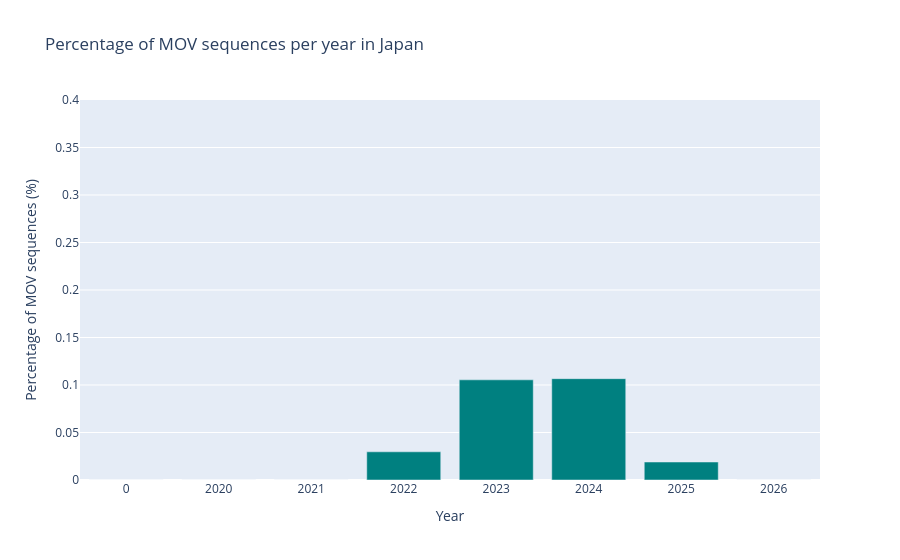

The notebook cell saved with this chart:
### Code cell
# Functon to extract proportion of mov_seqs per country per year
def plot_mov_proportion(df, country):
    df_country = df[df["country"] == country]
    total_seqs = df_country["date"].value_counts().reset_index()
    mov_seqs = df_country[(df_country["LLR"]>3) & (df_country["sum_contexts"]>2)]["date"].value_counts().reset_index()
    #mov_seqs = df_country[df_country["sum_llrs"]>6]["date"].value_counts().reset_index()
    merged = total_seqs.merge(mov_seqs, on=total_seqs.columns[0], how="left").fillna(0)
    merged.columns = ["date", "total_seqs", "mov_seqs"]
    merged["proportion_mov"] = (merged["mov_seqs"] / merged["total_seqs"]) * 100
    merged = merged[merged["date"] != "0"].astype({"date": str})

    fig = px.bar(merged.sort_values(by="date"),
        x="date", y="proportion_mov",
        title=f"Percentage of MOV sequences per year in {country}",
        color_discrete_sequence=["teal"]
    )
    fig.update_layout(xaxis_title="Year", yaxis_title="Percentage of MOV sequences (%)")
    fig.update_yaxes(range=[0, 0.4])
    fig.show()
    #fig.write_image(f"/Users/reem/{country}_MOV_Proportion_per_Year.svg")
    return merged


#plot_mov_proportion(df, country="Australia")      
plot_mov_proportion(df, country="Japan")

### Figure 1 — Plotly figure (JSON) as saved in the notebook; plotly's stock layout.template omitted (floating-point values rounded to 4 significant figures)
{"data": [{"hovertemplate": "date=%{x}<br>proportion_mov=%{y}<extra></extra>", "legendgroup": "", "marker": {"color": "teal", "pattern": {"shape": ""}}, "name": "", "orientation": "v", "showlegend": false, "textposition": "auto", "type": "bar", "x": ["0", "2020", "2021", "2022", "2023", "2024", "2025", "2026"], "xaxis": "x", "y": [0.0, 0.0, 0.0, 0.02968, 0.1054, 0.1067, 0.01894, 0.0], "yaxis": "y"}], "layout": {"barmode": "relative", "legend": {"tracegroupgap": 0}, "title": {"text": "Percentage of MOV sequences per year in Japan"}, "xaxis": {"anchor": "y", "domain": [0, 1], "title": {"text": "Year"}}, "yaxis": {"anchor": "x", "domain": [0, 1], "range": [0, 0.4], "title": {"text": "Percentage of MOV sequences (%)"}}}}
